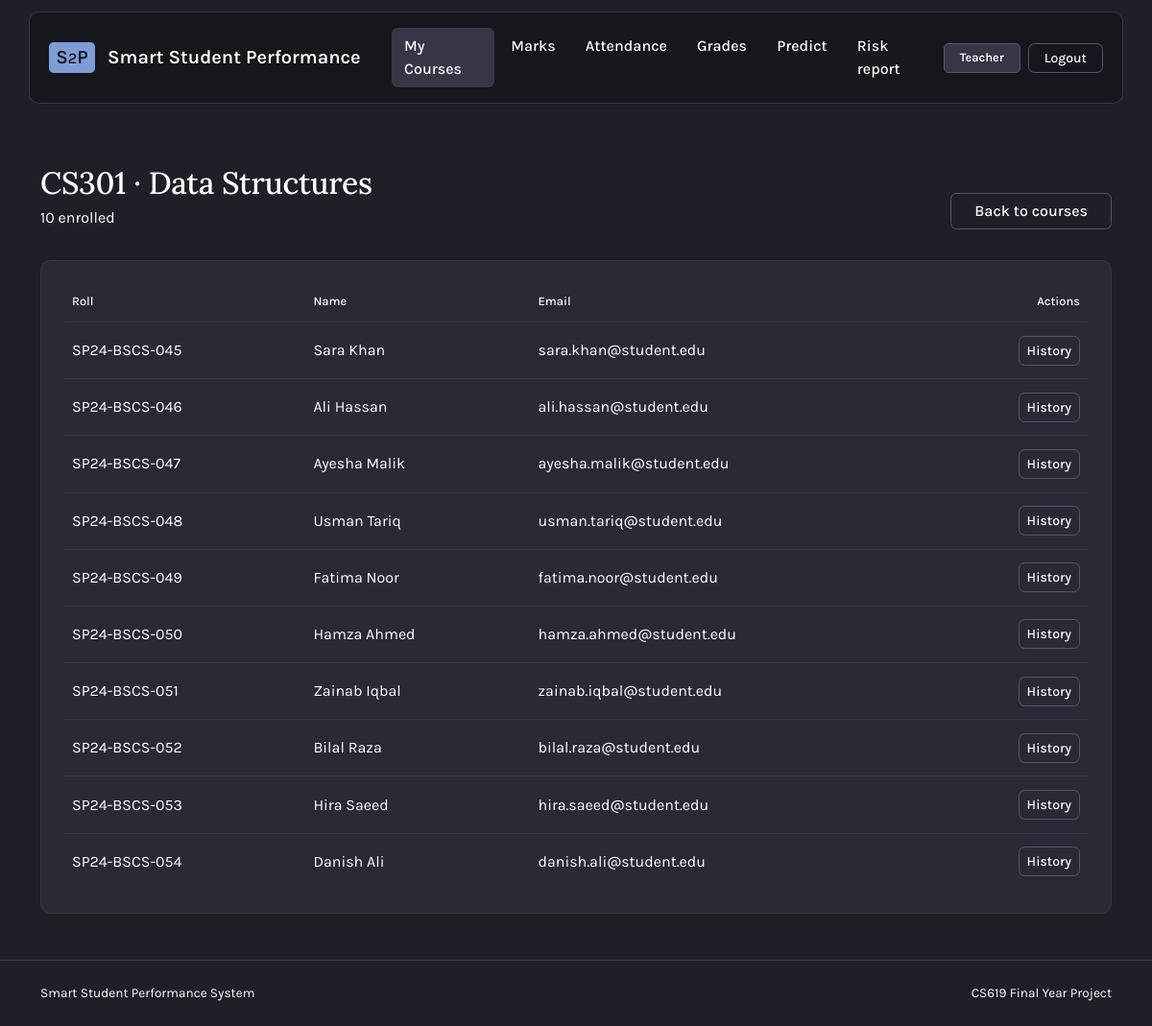
The app's page /teacher/courses/1 (signed in) with its own data.
### app/models.py (models this page shows)
class Course(db.Model):
    id = db.Column(db.Integer, primary_key=True)
    course_name = db.Column(db.String(100), nullable=False)
    course_code = db.Column(db.String(20), unique=True, nullable=False)
    teacher_id = db.Column(db.Integer, db.ForeignKey("user.id"), nullable=False)
    teacher = db.relationship("User")
    enrollments = db.relationship(
        "Enrollment", backref="course", cascade="all, delete-orphan"
    )
    marks = db.relationship("Marks", backref="course", cascade="all, delete-orphan")
    attendance_records = db.relationship(
        "Attendance", backref="course", cascade="all, delete-orphan"
    )
    predictions = db.relationship(
        "Prediction", backref="course", cascade="all, delete-orphan"
    )

class Enrollment(db.Model):
    id = db.Column(db.Integer, primary_key=True)
    student_id = db.Column(db.Integer, db.ForeignKey("student.id"), nullable=False)
    course_id = db.Column(db.Integer, db.ForeignKey("course.id"), nullable=False)
    enrollment_date = db.Column(db.Date, default=date.today)
    __table_args__ = (db.UniqueConstraint("student_id", "course_id"),)

class Student(db.Model):
    id = db.Column(db.Integer, primary_key=True)
    roll_number = db.Column(db.String(20), unique=True, nullable=False)
    name = db.Column(db.String(100), nullable=False)
    email = db.Column(db.String(120), unique=True, nullable=False)
    contact = db.Column(db.String(20), nullable=False)
    enrollments = db.relationship(
        "Enrollment", backref="student", cascade="all, delete-orphan"
    )
    marks = db.relationship("Marks", backref="student", cascade="all, delete-orphan")
    attendance_records = db.relationship(
        "Attendance", backref="student", cascade="all, delete-orphan"
    )
    predictions = db.relationship(
        "Prediction", backref="student", cascade="all, delete-orphan"
    )

### app/routes.py (the view)
@main.route("/teacher/courses/<int:course_id>")
@login_required
@role_required(ROLE_TEACHER)
def teacher_course(course_id):
    course = Course.query.get(course_id)
    if course is None or course.teacher_id != session["user_id"]:
        flash("Course not found.", "danger")
        return redirect(url_for("main.dashboard"))
    return render_template("teacher_course.html", course=course)

### app/routes.py (called while the page is built)
def login_required(view):
    @wraps(view)
    def wrapped_view(*args, **kwargs):
        if "user_id" not in session:
            flash("Please log in to continue.", "warning")
            return redirect(url_for("main.login"))
        return view(*args, **kwargs)
    return wrapped_view

def role_required(*allowed_roles):
    def decorator(view):
        @wraps(view)
        def wrapped_view(*args, **kwargs):
            if "role" not in session or session["role"] not in allowed_roles:
                flash("You do not have permission to access this page.", "danger")
                return redirect(url_for("main.index"))
            return view(*args, **kwargs)
        return wrapped_view
    return decorator

### app/templates/teacher_course.html (shortened to what this page needs)
{% extends 'base.html' %}
{% block content %}
  <div class="page-header d-flex justify-content-between align-items-end flex-wrap gap-3">
    <div>
      <h1 class="h2 mb-1">{{ course.course_code }} &middot; {{ course.course_name }}</h1>
      <p class="text-muted mb-0">{{ course.enrollments|length }} enrolled</p>
    </div>
    <a class="btn btn-outline-secondary px-4"
       href="{{ url_for('main.dashboard') }}">Back to courses</a>
  </div>
  <div class="surface-card p-4">
    {% if course.enrollments %}
      <div class="table-responsive">
        <table class="table align-middle">
          <thead>
            <tr>
              <th>Roll</th>
              <th>Name</th>
              <th>Email</th>
              <th class="text-end">Actions</th>
            </tr>
          </thead>
          <tbody>
            {% for enrollment in course.enrollments %}
              <tr>
                <td class="text-nowrap">{{ enrollment.student.roll_number }}</td>
                <td>{{ enrollment.student.name }}</td>
                <td>{{ enrollment.student.email }}</td>
                <td class="text-end text-nowrap">
                  <a class="btn btn-outline-secondary btn-sm"
                     href="{{ url_for('main.teacher_history', student_id=enrollment.student.id) }}">History</a>
                </td>
              </tr>
            {% endfor %}
          </tbody>
        </table>
      </div>
    {% else %}
      <p class="text-muted mb-0">No students are enrolled in this course yet.</p>
    {% endif %}
  </div>
{% endblock %}

### app/static/CSS/style.css (style rules this page uses)
:root { --bg-base: #1f1f28; --bg-navbar: #16161d; --bg-surface: #2a2a37; --bg-input: #181820; --bg-hover: #363646; --border-subtle: #363646; --border-input: #54546d; --border-hover: #938aa9; --accent: #7e9cd8; --accent-hover: #6c8bc9; --accent-danger: #e46876; --accent-success: #98bb6c; --accent-warning: #e6c384; --radius-sm: 0.3rem; --radius-md: 0.4rem; --radius-lg: 0.5rem; --radius-xl: 0.65rem; }
body { min-height: 100vh; font-family: "Karla", system-ui, -apple-system, "Segoe UI", sans-serif; color: var(--text-primary); background: var(--bg-base); }
.app-shell { display: flex; flex-direction: column; }
a { color: var(--accent); text-decoration: none; }
.page-header { margin-bottom: 2rem; }
.surface-card { background: var(--bg-surface); border: 1px solid var(--border-subtle); border-radius: var(--radius-xl); color: var(--text-primary); box-shadow: none !important; }
h1, h2, h3, h4, h5, h6 { font-family: "Lora", Georgia, serif; color: var(--text-bright); font-weight: 600; letter-spacing: -0.01em; }
.text-muted { color: var(--text-muted) !important; }
.btn { border-radius: var(--radius-md); font-weight: 500; transition: background-color 0.12s ease, border-color 0.12s ease, color 0.12s ease; }
.btn-outline-secondary { border-color: var(--border-input); color: var(--text-primary); }
.table { --bs-table-color: var(--text-primary); --bs-table-bg: transparent; --bs-table-border-color: var(--border-subtle); margin-bottom: 0; }
.table > :not(:first-child) { border-top: 0; }
.table thead th { padding-bottom: 0.75rem; font-size: 0.8rem; font-weight: 500; color: var(--text-muted); }
.table tbody td { padding-top: 0.85rem; padding-bottom: 0.85rem; }
.table tbody tr:last-child td { border-bottom: 0; }
.table-responsive { border-radius: var(--radius-lg); }

### records on screen
Course: course_code "CS301", course_name "Data Structures"
Enrollment: student.roll_number "SP24-BSCS-045", student.name "Sara Khan", student.email "sara.khan@student.edu"
Enrollment: student.roll_number "SP24-BSCS-046", student.name "Ali Hassan", student.email "ali.hassan@student.edu"
Enrollment: student.roll_number "SP24-BSCS-047", student.name "Ayesha Malik", student.email "ayesha.malik@student.edu"
Enrollment: student.roll_number "SP24-BSCS-048", student.name "Usman Tariq", student.email "usman.tariq@student.edu"
Enrollment: student.roll_number "SP24-BSCS-049", student.name "Fatima Noor", student.email "fatima.noor@student.edu"
Enrollment: student.roll_number "SP24-BSCS-050", student.name "Hamza Ahmed", student.email "hamza.ahmed@student.edu"
Enrollment: student.roll_number "SP24-BSCS-051", student.name "Zainab Iqbal", student.email "zainab.iqbal@student.edu"
Enrollment: student.roll_number "SP24-BSCS-052", student.name "Bilal Raza", student.email "bilal.raza@student.edu"
Enrollment: student.roll_number "SP24-BSCS-053", student.name "Hira Saeed", student.email "hira.saeed@student.edu"
Enrollment: student.roll_number "SP24-BSCS-054", student.name "Danish Ali", student.email "danish.ali@student.edu"

### other values on screen
{{ session.get("role").capitalize() }} "Teacher"
{{ course.enrollments|length }} "10"
